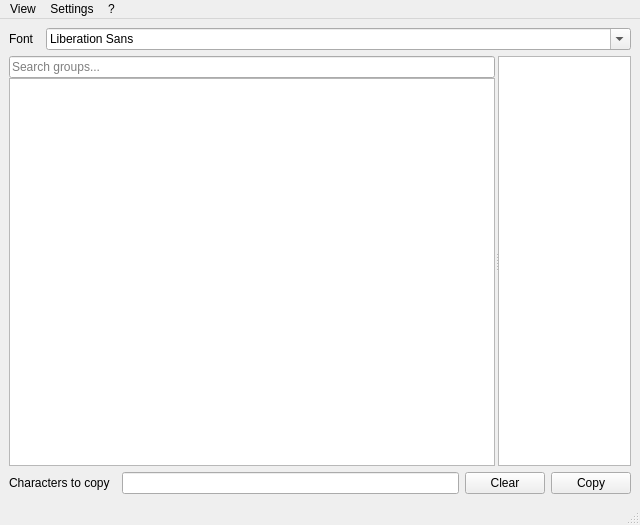
<?xml version="1.0" encoding="UTF-8"?>
<ui version="4.0" idbasedtr="true">
 <class>MainWindow</class>
 <widget class="QMainWindow" name="MainWindow">
  <property name="geometry">
   <rect>
    <x>0</x>
    <y>0</y>
    <width>640</width>
    <height>525</height>
   </rect>
  </property>
  <property name="mouseTracking">
   <bool>true</bool>
  </property>
  <property name="windowTitle">
   <string id="mainWindowTitle">Simple Charmap</string>
  </property>
  <property name="windowIcon">
   <iconset resource="../resources/SimpleCharmap.qrc">
    <normaloff>:/SimpleCharmap/icon</normaloff>:/SimpleCharmap/icon</iconset>
  </property>
  <widget class="QWidget" name="centralWidget">
   <property name="enabled">
    <bool>true</bool>
   </property>
   <property name="sizePolicy">
    <sizepolicy hsizetype="Preferred" vsizetype="Preferred">
     <horstretch>0</horstretch>
     <verstretch>0</verstretch>
    </sizepolicy>
   </property>
   <property name="cursor">
    <cursorShape>ArrowCursor</cursorShape>
   </property>
   <property name="mouseTracking">
    <bool>true</bool>
   </property>
   <property name="statusTip">
    <string/>
   </property>
   <property name="layoutDirection">
    <enum>Qt::LeftToRight</enum>
   </property>
   <layout class="QVBoxLayout" name="verticalLayout_3" stretch="0,1,0">
    <property name="spacing">
     <number>6</number>
    </property>
    <property name="leftMargin">
     <number>9</number>
    </property>
    <property name="topMargin">
     <number>9</number>
    </property>
    <property name="rightMargin">
     <number>9</number>
    </property>
    <property name="bottomMargin">
     <number>9</number>
    </property>
    <item>
     <layout class="QHBoxLayout" name="fontLayout" stretch="0,1">
      <property name="spacing">
       <number>12</number>
      </property>
      <item>
       <widget class="QLabel" name="fontLabel">
        <property name="text">
         <string extracomment="Label" id="fontLabel">Font</string>
        </property>
       </widget>
      </item>
      <item>
       <widget class="QFontComboBox" name="fontComboBox">
        <property name="insertPolicy">
         <enum>QComboBox::NoInsert</enum>
        </property>
        <property name="sizeAdjustPolicy">
         <enum>QComboBox::AdjustToContents</enum>
        </property>
        <property name="frame">
         <bool>true</bool>
        </property>
        <property name="currentFont">
         <font>
          <pointsize>11</pointsize>
          <stylestrategy>PreferDefault</stylestrategy>
          <kerning>false</kerning>
         </font>
        </property>
       </widget>
      </item>
     </layout>
    </item>
    <item>
     <widget class="QSplitter" name="splitter">
      <property name="mouseTracking">
       <bool>true</bool>
      </property>
      <property name="autoFillBackground">
       <bool>false</bool>
      </property>
      <property name="orientation">
       <enum>Qt::Horizontal</enum>
      </property>
      <property name="opaqueResize">
       <bool>false</bool>
      </property>
      <property name="handleWidth">
       <number>3</number>
      </property>
      <widget class="QWidget" name="left" native="true">
       <property name="sizePolicy">
        <sizepolicy hsizetype="Preferred" vsizetype="Preferred">
         <horstretch>0</horstretch>
         <verstretch>0</verstretch>
        </sizepolicy>
       </property>
       <property name="minimumSize">
        <size>
         <width>0</width>
         <height>0</height>
        </size>
       </property>
       <property name="mouseTracking">
        <bool>false</bool>
       </property>
       <layout class="QVBoxLayout" name="verticalLayout">
        <property name="spacing">
         <number>0</number>
        </property>
        <property name="leftMargin">
         <number>0</number>
        </property>
        <property name="topMargin">
         <number>0</number>
        </property>
        <property name="rightMargin">
         <number>0</number>
        </property>
        <property name="bottomMargin">
         <number>0</number>
        </property>
        <item>
         <widget class="QLineEdit" name="groupFilter">
          <property name="focusPolicy">
           <enum>Qt::StrongFocus</enum>
          </property>
          <property name="contextMenuPolicy">
           <enum>Qt::DefaultContextMenu</enum>
          </property>
          <property name="frame">
           <bool>true</bool>
          </property>
          <property name="placeholderText">
           <string id="searchGroupHint">Search groups...</string>
          </property>
         </widget>
        </item>
        <item>
         <widget class="GroupsTreeView" name="treeView">
          <property name="mouseTracking">
           <bool>true</bool>
          </property>
          <property name="contextMenuPolicy">
           <enum>Qt::DefaultContextMenu</enum>
          </property>
          <property name="horizontalScrollMode">
           <enum>QAbstractItemView::ScrollPerPixel</enum>
          </property>
          <property name="autoExpandDelay">
           <number>-1</number>
          </property>
          <property name="indentation">
           <number>16</number>
          </property>
          <attribute name="headerVisible">
           <bool>false</bool>
          </attribute>
         </widget>
        </item>
       </layout>
      </widget>
      <widget class="QWidget" name="right" native="true">
       <property name="sizePolicy">
        <sizepolicy hsizetype="Preferred" vsizetype="Preferred">
         <horstretch>0</horstretch>
         <verstretch>0</verstretch>
        </sizepolicy>
       </property>
       <property name="mouseTracking">
        <bool>false</bool>
       </property>
       <layout class="QVBoxLayout" name="verticalLayout_2">
        <property name="leftMargin">
         <number>0</number>
        </property>
        <property name="topMargin">
         <number>0</number>
        </property>
        <property name="rightMargin">
         <number>0</number>
        </property>
        <property name="bottomMargin">
         <number>0</number>
        </property>
        <item>
         <widget class="CharTableView" name="tableView">
          <property name="sizePolicy">
           <sizepolicy hsizetype="Preferred" vsizetype="Preferred">
            <horstretch>0</horstretch>
            <verstretch>0</verstretch>
           </sizepolicy>
          </property>
          <property name="font">
           <font>
            <pointsize>11</pointsize>
            <kerning>false</kerning>
           </font>
          </property>
          <property name="mouseTracking">
           <bool>true</bool>
          </property>
          <property name="verticalScrollBarPolicy">
           <enum>Qt::ScrollBarAsNeeded</enum>
          </property>
          <property name="horizontalScrollBarPolicy">
           <enum>Qt::ScrollBarAlwaysOff</enum>
          </property>
          <property name="sizeAdjustPolicy">
           <enum>QAbstractScrollArea::AdjustToContents</enum>
          </property>
          <property name="autoScroll">
           <bool>true</bool>
          </property>
          <property name="editTriggers">
           <set>QAbstractItemView::DoubleClicked|QAbstractItemView::SelectedClicked</set>
          </property>
          <property name="selectionMode">
           <enum>QAbstractItemView::SingleSelection</enum>
          </property>
          <property name="verticalScrollMode">
           <enum>QAbstractItemView::ScrollPerItem</enum>
          </property>
          <property name="horizontalScrollMode">
           <enum>QAbstractItemView::ScrollPerItem</enum>
          </property>
          <attribute name="horizontalHeaderVisible">
           <bool>false</bool>
          </attribute>
          <attribute name="horizontalHeaderMinimumSectionSize">
           <number>25</number>
          </attribute>
          <attribute name="horizontalHeaderDefaultSectionSize">
           <number>35</number>
          </attribute>
          <attribute name="verticalHeaderVisible">
           <bool>false</bool>
          </attribute>
          <attribute name="verticalHeaderMinimumSectionSize">
           <number>25</number>
          </attribute>
          <attribute name="verticalHeaderDefaultSectionSize">
           <number>35</number>
          </attribute>
         </widget>
        </item>
       </layout>
      </widget>
     </widget>
    </item>
    <item>
     <layout class="QHBoxLayout" name="copyLayout">
      <property name="spacing">
       <number>6</number>
      </property>
      <item>
       <widget class="QLabel" name="textLabel">
        <property name="mouseTracking">
         <bool>false</bool>
        </property>
        <property name="text">
         <string extracomment="Label" id="copyCharactersLabel">Characters to copy</string>
        </property>
       </widget>
      </item>
      <item>
       <spacer name="horizontalSpacer">
        <property name="orientation">
         <enum>Qt::Horizontal</enum>
        </property>
        <property name="sizeType">
         <enum>QSizePolicy::Fixed</enum>
        </property>
        <property name="sizeHint" stdset="0">
         <size>
          <width>6</width>
          <height>20</height>
         </size>
        </property>
       </spacer>
      </item>
      <item>
       <widget class="QLineEdit" name="textEdit">
        <property name="mouseTracking">
         <bool>true</bool>
        </property>
       </widget>
      </item>
      <item>
       <widget class="QPushButton" name="clearButton">
        <property name="mouseTracking">
         <bool>false</bool>
        </property>
        <property name="statusTip">
         <string extracomment="Status tip" id="clearButtonStatusTip">Clear the textbox.</string>
        </property>
        <property name="text">
         <string extracomment="Button" id="clearButton">Clear</string>
        </property>
       </widget>
      </item>
      <item>
       <widget class="QPushButton" name="copyButton">
        <property name="mouseTracking">
         <bool>false</bool>
        </property>
        <property name="statusTip">
         <string extracomment="Status tip" id="copyButtonStatusTip">Copy the textbox contents to clipboard.</string>
        </property>
        <property name="text">
         <string extracomment="Button" id="copyButton">Copy</string>
        </property>
       </widget>
      </item>
     </layout>
    </item>
   </layout>
  </widget>
  <widget class="QMenuBar" name="menuBar">
   <property name="geometry">
    <rect>
     <x>0</x>
     <y>0</y>
     <width>640</width>
     <height>22</height>
    </rect>
   </property>
   <widget class="QMenu" name="menuSettings">
    <property name="title">
     <string id="menuSettings">Settings</string>
    </property>
    <widget class="QMenu" name="menuDoubleClick">
     <property name="title">
      <string extracomment="Action" id="menuDoubleClick">Double click action</string>
     </property>
     <addaction name="actionCopyCell"/>
     <addaction name="actionCopyText"/>
     <addaction name="actionNoOp"/>
    </widget>
    <addaction name="menuDoubleClick"/>
    <addaction name="separator"/>
    <addaction name="actionRememberGroups"/>
    <addaction name="actionRememberFont"/>
   </widget>
   <widget class="QMenu" name="menuHelp">
    <property name="title">
     <string id="menuHelp">?</string>
    </property>
    <addaction name="actionLicense"/>
    <addaction name="separator"/>
    <addaction name="actionAboutSimpleCharmap"/>
    <addaction name="actionAboutQt"/>
   </widget>
   <widget class="QMenu" name="menuView">
    <property name="title">
     <string id="menuView">View</string>
    </property>
    <widget class="QMenu" name="menuCellSize">
     <property name="title">
      <string id="menuCellSize">Table cell size</string>
     </property>
     <addaction name="actionCellSmall"/>
     <addaction name="actionCellRegular"/>
     <addaction name="actionCellLarge"/>
     <addaction name="actionCellXL"/>
    </widget>
    <addaction name="actionAlwaysOnTop"/>
    <addaction name="separator"/>
    <addaction name="menuCellSize"/>
   </widget>
   <addaction name="menuView"/>
   <addaction name="menuSettings"/>
   <addaction name="menuHelp"/>
  </widget>
  <widget class="QStatusBar" name="statusBar"/>
  <action name="actionAboutQt">
   <property name="text">
    <string extracomment="Action" id="actionAboutQt">About Qt</string>
   </property>
   <property name="statusTip">
    <string extracomment="Status tip" id="actionAboutQtStatusTip">About Qt.</string>
   </property>
  </action>
  <action name="actionAboutSimpleCharmap">
   <property name="text">
    <string extracomment="Action" id="actionAboutSimpleCharmap">About Simple Charmap</string>
   </property>
   <property name="statusTip">
    <string extracomment="Status tip" id="actionAboutSimpleCharmapStatusTip">About Simple Charmap.</string>
   </property>
  </action>
  <action name="actionLicense">
   <property name="text">
    <string extracomment="Action" id="actionLicense">License</string>
   </property>
   <property name="statusTip">
    <string extracomment="Status tip" id="actionLicenseStatusTip">GNU General Public License v3.0</string>
   </property>
  </action>
  <action name="actionAlwaysOnTop">
   <property name="checkable">
    <bool>true</bool>
   </property>
   <property name="text">
    <string extracomment="Action" id="actionAlwaysOnTop">Always on top</string>
   </property>
   <property name="statusTip">
    <string extracomment="Status tip" id="actionAlwaysOnTopStatusTip">This window will be kept on top of everything else.</string>
   </property>
   <property name="shortcut">
    <string extracomment="Alt+T" id="actionAlwaysOnTopShortcut">Alt+T</string>
   </property>
  </action>
  <action name="actionRememberGroups">
   <property name="checkable">
    <bool>true</bool>
   </property>
   <property name="text">
    <string extracomment="Action" id="actionRememberGroups">Remember groups</string>
   </property>
   <property name="statusTip">
    <string extracomment="Status tip" id="actionRememberGroupsStatusTip">The selected groups will be restored on startup.</string>
   </property>
  </action>
  <action name="actionCopyCell">
   <property name="checkable">
    <bool>true</bool>
   </property>
   <property name="text">
    <string extracomment="Action" id="actionCopyCell">Copy selected character</string>
   </property>
   <property name="statusTip">
    <string extracomment="Status tip" id="actionCopyCellStatusTip">Only the selected character will be copied to clipboard.</string>
   </property>
  </action>
  <action name="actionCopyText">
   <property name="checkable">
    <bool>true</bool>
   </property>
   <property name="text">
    <string extracomment="Action" id="actionCopyText">Copy whole text</string>
   </property>
   <property name="statusTip">
    <string extracomment="Status tip" id="actionCopyTextStatusTip">The whole textbox content will be copied to clipboard.</string>
   </property>
  </action>
  <action name="actionNoOp">
   <property name="checkable">
    <bool>true</bool>
   </property>
   <property name="text">
    <string extracomment="Action" id="actionNoOp">Do nothing</string>
   </property>
   <property name="statusTip">
    <string extracomment="Status tip" id="actionNoOpStatusTip">Disable double click.</string>
   </property>
  </action>
  <action name="actionCellSmall">
   <property name="checkable">
    <bool>true</bool>
   </property>
   <property name="text">
    <string extracomment="Action" id="actionCellSmall">Small</string>
   </property>
   <property name="statusTip">
    <string extracomment="Status tip" id="actionCellSmallStatusTip">WARNING! Displaying many characters at once may impact scrolling performance.</string>
   </property>
   <property name="shortcut">
    <string extracomment="Alt+S" id="actionCellSmallShortcut">Alt+S</string>
   </property>
  </action>
  <action name="actionCellRegular">
   <property name="checkable">
    <bool>true</bool>
   </property>
   <property name="text">
    <string extracomment="Action" id="actionCellRegular">Regular</string>
   </property>
   <property name="shortcut">
    <string extracomment="Alt+M" id="actionCellRegularShortcut">Alt+M</string>
   </property>
  </action>
  <action name="actionCellLarge">
   <property name="checkable">
    <bool>true</bool>
   </property>
   <property name="text">
    <string extracomment="Action" id="actionCellLarge">Large</string>
   </property>
   <property name="shortcut">
    <string extracomment="Alt+L" id="actionCellLargeShortcut">Alt+L</string>
   </property>
  </action>
  <action name="actionCellXL">
   <property name="checkable">
    <bool>true</bool>
   </property>
   <property name="text">
    <string extracomment="Action" id="actionCellXL">Extra Large</string>
   </property>
   <property name="shortcut">
    <string extracomment="Alt+X" id="actionCellXLShortcut">Alt+X</string>
   </property>
  </action>
  <action name="actionRememberFont">
   <property name="checkable">
    <bool>true</bool>
   </property>
   <property name="text">
    <string extracomment="Action" id="actionRememberFont">Remember font</string>
   </property>
   <property name="statusTip">
    <string extracomment="Status tip" id="actionRememberFontStatusTip">The selected font will be restored on startup.</string>
   </property>
  </action>
 </widget>
 <layoutdefault spacing="6" margin="11"/>
 <customwidgets>
  <customwidget>
   <class>CharTableView</class>
   <extends>QTableView</extends>
   <header>CharTableView.h</header>
   <slots>
    <slot>changeFont(QFont)</slot>
   </slots>
  </customwidget>
  <customwidget>
   <class>GroupsTreeView</class>
   <extends>QTreeView</extends>
   <header>GroupsTreeView.h</header>
  </customwidget>
 </customwidgets>
 <resources>
  <include location="../resources/SimpleCharmap.qrc"/>
 </resources>
 <connections/>
 <slots>
  <slot>about()</slot>
  <slot>alwaysOnTop(bool)</slot>
 </slots>
</ui>
